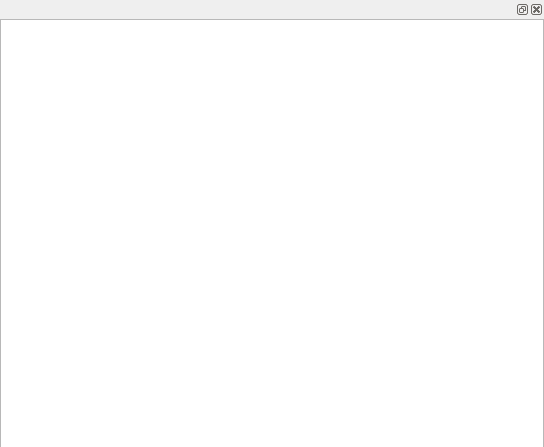
<?xml version="1.0" encoding="UTF-8"?>
<ui version="4.0">
 <class>WidgetChanger</class>
 <widget class="QWidget" name="WidgetChanger">
  <property name="geometry">
   <rect>
    <x>0</x>
    <y>0</y>
    <width>544</width>
    <height>447</height>
   </rect>
  </property>
  <property name="windowTitle">
   <string>Form</string>
  </property>
  <widget class="QDockWidget" name="dockWidget">
   <property name="geometry">
    <rect>
     <x>0</x>
     <y>0</y>
     <width>544</width>
     <height>447</height>
    </rect>
   </property>
   <widget class="QWidget" name="dockWidgetContents">
    <widget class="QListView" name="listView">
     <property name="geometry">
      <rect>
       <x>0</x>
       <y>0</y>
       <width>544</width>
       <height>431</height>
      </rect>
     </property>
    </widget>
   </widget>
  </widget>
 </widget>
 <resources/>
 <connections/>
</ui>
